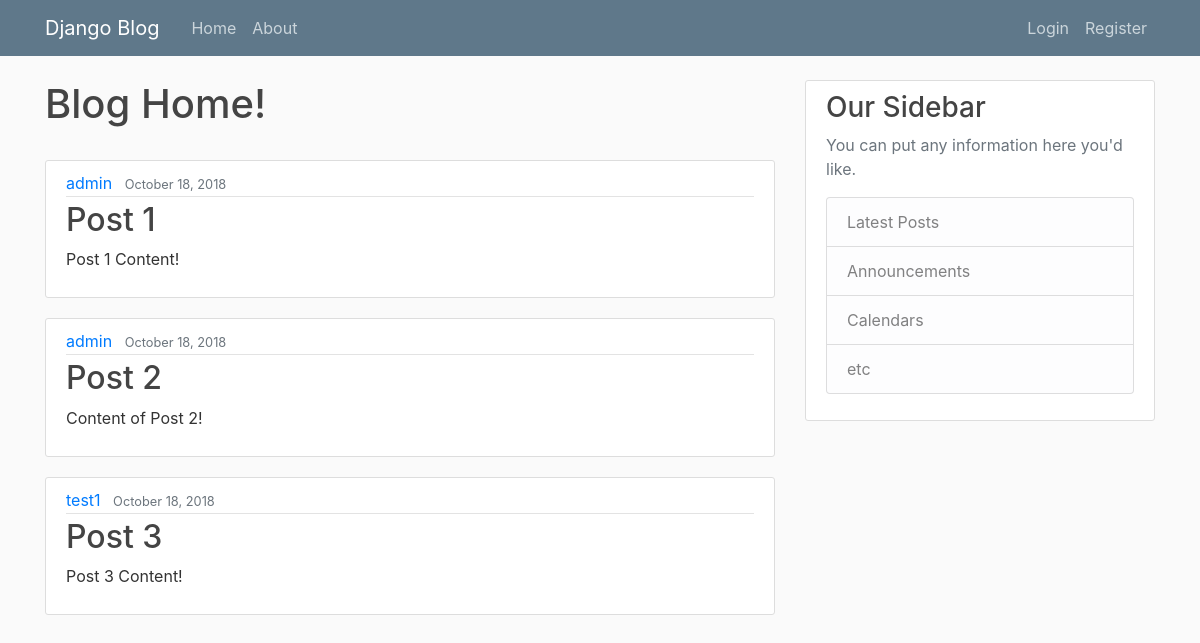
The page / on the database its author committed.
### blog/models.py (models this page shows, shortened)
class Post(models.Model):
    title = models.CharField(max_length=200)
    content = models.TextField()
    date_posted = models.DateTimeField(default=timezone.now)
    author = models.ForeignKey(User, on_delete=models.CASCADE)

### blog/views.py (the view)
# urls.py: path('', views.home, name='blog-home'),
def home(request):
    context = {
        'posts': Post.objects.all()
    }
    return render(request, 'blog/home.html', context)

### blog/templates/blog/home.html
{% extends "blog/base.html" %}
{% block content %}
    <h1>Blog Home!</h1><br>
    {% for post in posts %}
        <article class="media content-section">
          <div class="media-body">
            <div class="article-metadata">
              <a class="mr-2" href="#">{{ post.author }}</a>
              <small class="text-muted">{{ post.date_posted|date:"F d, Y" }}</small>
            </div>
            <h2><a class="article-title" href="#">{{ post.title }}</a></h2>
            <p class="article-content">{{ post.content }}</p>
          </div>
        </article>
    {% endfor %}
{% endblock content %}

### blog/templates/blog/base.html (shortened to what this page needs)
{% load static %}
<html>
<head>
    <link rel="stylesheet" href="https://stackpath.bootstrapcdn.com/bootstrap/4.1.3/css/bootstrap.min.css">
    <link rel="stylesheet" href="{% static 'blog/main.css' %}">
</head>
<body>
    <header class="site-header">
      <nav class="navbar navbar-expand-md navbar-dark bg-steel fixed-top">
        <div class="container">
          <a class="navbar-brand mr-4" href="{% url 'blog-home' %}">Django Blog</a>
          <div class="collapse navbar-collapse" id="navbarToggle">
            <div class="navbar-nav mr-auto">
              <a class="nav-item nav-link" href="{% url 'blog-home' %}">Home</a>
              <a class="nav-item nav-link" href="{% url 'blog-about' %}">About</a>
            </div>
            <div class="navbar-nav">
                {% if user.is_authenticated %}
                    <a class="nav-item nav-link" href="{% url 'profile' %}">{{ user.username }}</a>
                    <a class="nav-item nav-link" href="{% url 'logout' %}">Logout</a>
                {% else %}
                    <a class="nav-item nav-link" href="{% url 'login' %}">Login</a>
                    <a class="nav-item nav-link" href="{% url 'register' %}">Register</a>
                {% endif %}
            </div>
          </div>
        </div>
      </nav>
    </header>
    <main role="main" class="container">
      <div class="row">
        <div class="col-md-8">
            {% block content %}{% endblock %}
        </div>
        <div class="col-md-4">
          <div class="content-section">
            <h3>Our Sidebar</h3>
            <p class='text-muted'>You can put any information here you'd like.
              <ul class="list-group">
                <li class="list-group-item list-group-item-light">Latest Posts</li>
                <li class="list-group-item list-group-item-light">Announcements</li>
                <li class="list-group-item list-group-item-light">Calendars</li>
                <li class="list-group-item list-group-item-light">etc</li>
              </ul>
            </p>
          </div>
        </div>
      </div>
    </main>
</body>
</html>

### blog/static/blog/main.css (style rules this page uses)
body { background: #fafafa; color: #333333; margin-top: 5rem; }
h1, h2, h3, h4, h5, h6 { color: #444444; }
ul { margin: 0; }
.bg-steel { background-color: #5f788a; }
.site-header .navbar-nav .nav-link { color: #cbd5db; }
.content-section { background: #ffffff; padding: 10px 20px; border: 1px solid #dddddd; border-radius: 3px; margin-bottom: 20px; }
.article-title { color: #444444; }
.article-content { white-space: pre-line; }
.article-metadata { padding-bottom: 1px; margin-bottom: 4px; border-bottom: 1px solid #e3e3e3 }

### rows shown on the page
Post: author "admin", date_posted "October 18, 2018", title "Post 1", content "Post 1 Content!"
Post: author "admin", date_posted "October 18, 2018", title "Post 2", content "Content of Post 2!"
Post: author "test1", date_posted "October 18, 2018", title "Post 3", content "Post 3 Content!"
